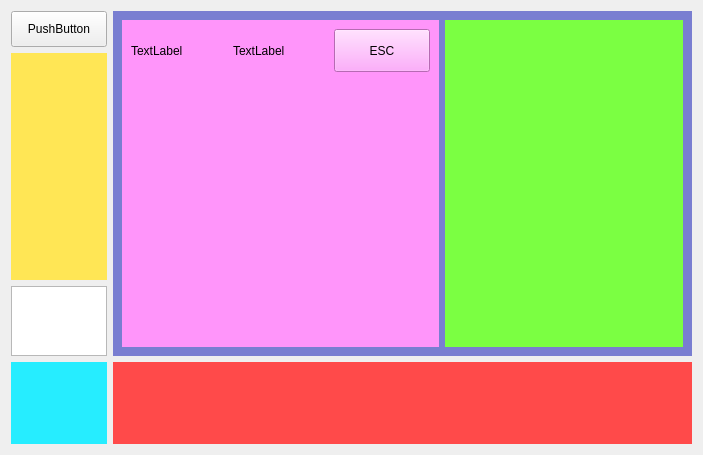
<?xml version="1.0" encoding="UTF-8"?>
<ui version="4.0">
 <class>Base_PoolFac_Ui</class>
 <widget class="QWidget" name="Base_PoolFac_Ui">
  <property name="geometry">
   <rect>
    <x>0</x>
    <y>0</y>
    <width>703</width>
    <height>455</height>
   </rect>
  </property>
  <property name="windowTitle">
   <string>Form</string>
  </property>
  <layout class="QGridLayout" name="gridLayout">
   <item row="0" column="0">
    <widget class="QPushButton" name="pushButtonNewPool">
     <property name="sizePolicy">
      <sizepolicy hsizetype="Expanding" vsizetype="Expanding">
       <horstretch>0</horstretch>
       <verstretch>4</verstretch>
      </sizepolicy>
     </property>
     <property name="text">
      <string>PushButton</string>
     </property>
    </widget>
   </item>
   <item row="1" column="0">
    <widget class="QWidget" name="widgetPool" native="true">
     <property name="sizePolicy">
      <sizepolicy hsizetype="Expanding" vsizetype="Expanding">
       <horstretch>1</horstretch>
       <verstretch>25</verstretch>
      </sizepolicy>
     </property>
     <property name="styleSheet">
      <string notr="true">background-color: rgb(255, 230, 85);</string>
     </property>
     <layout class="QVBoxLayout" name="verticalLayout">
      <property name="leftMargin">
       <number>0</number>
      </property>
      <property name="topMargin">
       <number>0</number>
      </property>
      <property name="rightMargin">
       <number>0</number>
      </property>
      <property name="bottomMargin">
       <number>0</number>
      </property>
     </layout>
    </widget>
   </item>
   <item row="3" column="0">
    <widget class="QWidget" name="widgetTrashBin" native="true">
     <property name="sizePolicy">
      <sizepolicy hsizetype="Preferred" vsizetype="Preferred">
       <horstretch>0</horstretch>
       <verstretch>9</verstretch>
      </sizepolicy>
     </property>
     <property name="styleSheet">
      <string notr="true">background-color: rgb(38, 237, 255);</string>
     </property>
     <layout class="QVBoxLayout" name="verticalLayout_3"/>
    </widget>
   </item>
   <item row="3" column="2">
    <widget class="QWidget" name="widgetRactory" native="true">
     <property name="sizePolicy">
      <sizepolicy hsizetype="Expanding" vsizetype="Expanding">
       <horstretch>0</horstretch>
       <verstretch>0</verstretch>
      </sizepolicy>
     </property>
     <property name="styleSheet">
      <string notr="true">background-color: rgb(255, 74, 74);</string>
     </property>
     <layout class="QVBoxLayout" name="verticalLayout_2">
      <property name="leftMargin">
       <number>0</number>
      </property>
      <property name="topMargin">
       <number>0</number>
      </property>
      <property name="rightMargin">
       <number>0</number>
      </property>
      <property name="bottomMargin">
       <number>0</number>
      </property>
     </layout>
    </widget>
   </item>
   <item row="0" column="2" rowspan="3">
    <widget class="QWidget" name="widgetMain" native="true">
     <property name="sizePolicy">
      <sizepolicy hsizetype="Preferred" vsizetype="Preferred">
       <horstretch>6</horstretch>
       <verstretch>0</verstretch>
      </sizepolicy>
     </property>
     <property name="styleSheet">
      <string notr="true">background-color: rgb(121, 126, 209);</string>
     </property>
     <layout class="QHBoxLayout" name="horizontalLayout">
      <item>
       <widget class="QWidget" name="widget_Specific" native="true">
        <property name="sizePolicy">
         <sizepolicy hsizetype="Expanding" vsizetype="Expanding">
          <horstretch>4</horstretch>
          <verstretch>1</verstretch>
         </sizepolicy>
        </property>
        <property name="styleSheet">
         <string notr="true">background-color: rgb(255, 149, 250);</string>
        </property>
        <layout class="QGridLayout" name="gridLayout_2">
         <item row="0" column="2">
          <widget class="QPushButton" name="pushButton_Esc">
           <property name="sizePolicy">
            <sizepolicy hsizetype="Expanding" vsizetype="Expanding">
             <horstretch>1</horstretch>
             <verstretch>1</verstretch>
            </sizepolicy>
           </property>
           <property name="text">
            <string>ESC</string>
           </property>
          </widget>
         </item>
         <item row="0" column="0">
          <widget class="QLabel" name="label_Type">
           <property name="sizePolicy">
            <sizepolicy hsizetype="Expanding" vsizetype="Expanding">
             <horstretch>1</horstretch>
             <verstretch>1</verstretch>
            </sizepolicy>
           </property>
           <property name="text">
            <string>TextLabel</string>
           </property>
          </widget>
         </item>
         <item row="0" column="1">
          <widget class="QLabel" name="label_Title">
           <property name="sizePolicy">
            <sizepolicy hsizetype="Expanding" vsizetype="Expanding">
             <horstretch>1</horstretch>
             <verstretch>1</verstretch>
            </sizepolicy>
           </property>
           <property name="text">
            <string>TextLabel</string>
           </property>
          </widget>
         </item>
         <item row="1" column="0" colspan="3">
          <widget class="QWidget" name="widget_Concrete" native="true">
           <property name="sizePolicy">
            <sizepolicy hsizetype="Expanding" vsizetype="Expanding">
             <horstretch>1</horstretch>
             <verstretch>6</verstretch>
            </sizepolicy>
           </property>
           <layout class="QHBoxLayout" name="horizontalLayout_2">
            <property name="leftMargin">
             <number>0</number>
            </property>
            <property name="topMargin">
             <number>0</number>
            </property>
            <property name="rightMargin">
             <number>0</number>
            </property>
            <property name="bottomMargin">
             <number>0</number>
            </property>
           </layout>
          </widget>
         </item>
        </layout>
       </widget>
      </item>
      <item>
       <widget class="QWidget" name="widget_Items" native="true">
        <property name="sizePolicy">
         <sizepolicy hsizetype="Expanding" vsizetype="Expanding">
          <horstretch>3</horstretch>
          <verstretch>1</verstretch>
         </sizepolicy>
        </property>
        <property name="styleSheet">
         <string notr="true">background-color: rgb(123, 255, 66);</string>
        </property>
        <layout class="QVBoxLayout" name="verticalLayout_4"/>
       </widget>
      </item>
     </layout>
    </widget>
   </item>
   <item row="2" column="0">
    <widget class="QPlainTextEdit" name="plainTextEdit_NewCompoName">
     <property name="sizePolicy">
      <sizepolicy hsizetype="Expanding" vsizetype="Expanding">
       <horstretch>1</horstretch>
       <verstretch>1</verstretch>
      </sizepolicy>
     </property>
     <property name="acceptDrops">
      <bool>false</bool>
     </property>
     <property name="sizeAdjustPolicy">
      <enum>QAbstractScrollArea::AdjustToContents</enum>
     </property>
    </widget>
   </item>
  </layout>
 </widget>
 <resources/>
 <connections/>
</ui>
